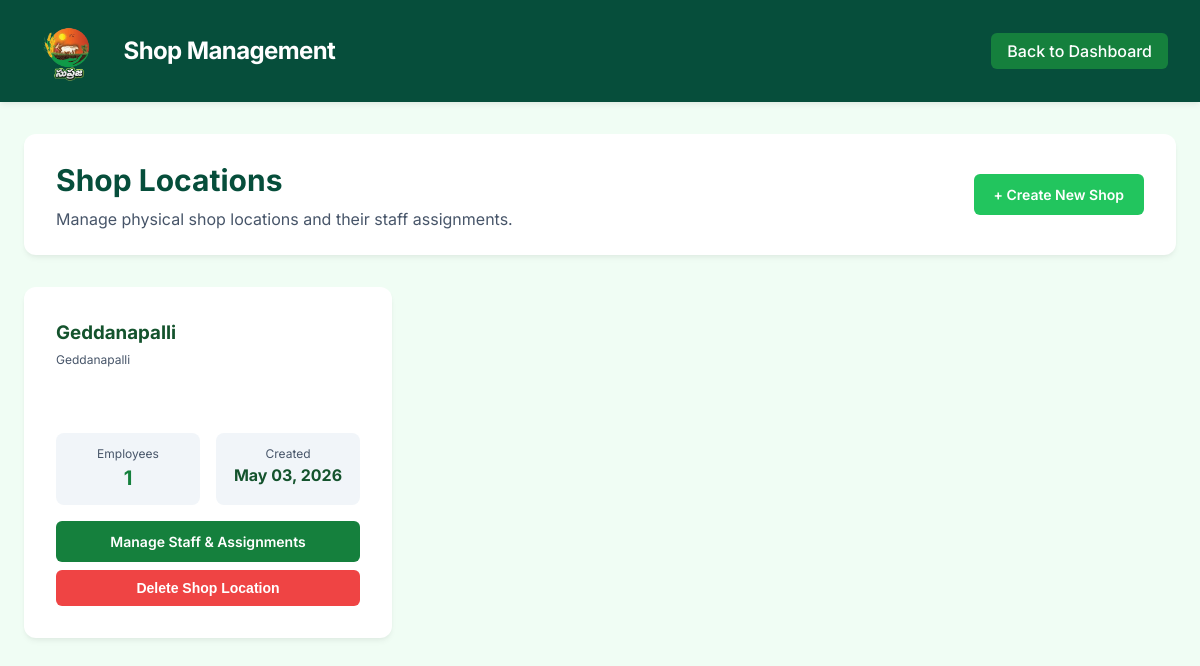
Screenshot of /shop-locations/ (signed in) with the database file from the repository.
### employee/models.py (models this page shows, shortened)
class ShopLocation(models.Model):
    name = models.CharField(max_length=255, unique=True)
    address = models.TextField(blank=True)
    created_at = models.DateTimeField(auto_now_add=True)
    class Meta:
        ordering = ['-created_at']

### login/views.py (the view)
# urls.py: path('shop-locations/', shop_locations_view, name='shop_locations'),
@login_required(login_url='login')
def shop_locations_view(request):
    if not request.user.is_superuser:
        return HttpResponse("Unauthorized", status=403)
    shop_locations = ShopLocation.objects.all()
    return render(request, 'admin/shop_locations.html', {
        'shop_locations': shop_locations
    })

### templates/admin/shop_locations.html (shortened to what this page needs)
{% extends "base.html" %}
{% block nav_title %}Shop Management{% endblock %}
{% block nav_actions %}
    <a href="{% url 'admin_dashboard' %}" class="nav-link">Back to Dashboard</a>
{% endblock %}
{% block content %}
<div class="card" style="display: flex; justify-content: space-between; align-items: center; padding: 1.5rem 2rem;">
    <div class="title-section" style="margin-bottom: 0;">
        <h2>Shop Locations</h2>
        <p>Manage physical shop locations and their staff assignments.</p>
    </div>
    <a href="{% url 'create_shop_location' %}" class="btn btn-primary" style="background-color: var(--success);">+ Create New Shop</a>
</div>
{% if shop_locations %}
    <div class="grid">
        {% for shop in shop_locations %}
            <div class="card" style="display: flex; flex-direction: column; height: 100%;">
                <div class="title-section">
                    <h3>{{ shop.name }}</h3>
                    <p class="small-note">
                        {% if shop.address %}
                            {{ shop.address }}
                        {% else %}
                            <em>No address provided</em>
                        {% endif %}
                    </p>
                </div>
                <div class="grid" style="grid-template-columns: 1fr 1fr; gap: 1rem; margin-top: auto;">
                    <div style="background-color: #f1f5f9; padding: 0.75rem; border-radius: 0.5rem; text-align: center;">
                        <p class="small-note">Employees</p>
                        <p style="font-size: 1.25rem; font-weight: 700; color: var(--primary);">{{ shop.employees.count }}</p>
                    </div>
                    <div style="background-color: #f1f5f9; padding: 0.75rem; border-radius: 0.5rem; text-align: center;">
                        <p class="small-note">Created</p>
                        <p style="font-size: 1rem; font-weight: 700;">{{ shop.created_at|date:"M d, Y" }}</p>
                    </div>
                </div>
                <div class="mt-4" style="display: flex; flex-direction: column; gap: 0.5rem;">
                    <a href="{% url 'assign_employee_to_shop' shop.id %}" class="btn btn-primary" style="width: 100%;">Manage Staff & Assignments</a>
                    <button type="button" class="btn btn-primary" style="width: 100%; background-color: var(--danger);" onclick="openDeleteModal({{ shop.id }}, '{{ shop.name }}')">Delete Shop Location</button>
                </div>
            </div>
        {% endfor %}
    </div>
{% else %}
    <div class="card text-center" style="padding: 4rem;">
        <p style="color: var(--text-light); margin-bottom: 1.5rem;">📭 No shop locations have been created yet.</p>
        <a href="{% url 'create_shop_location' %}" class="btn btn-primary">Create Your First Shop</a>
    </div>
{% endif %}
{% endblock %}

### rows the page displays
ShopLocation: name "Geddanapalli", address "Geddanapalli", employees.count "1", created_at "May 03, 2026"
